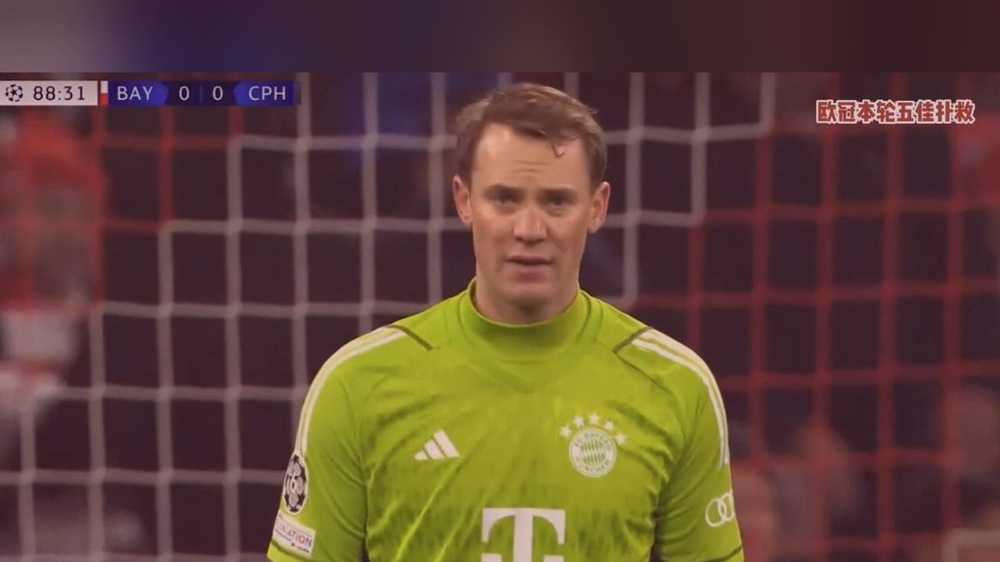
#> input picture photos/1.jpg, 1000 x 562 px, shrunk from 1600 x 900 before the run; its folder holds only this picture in this run
$ python facecheck.py
#> lines starting #> are read from the running program, lines starting #| are printed output that depends on the picture
"""
Measure how much headroom each backdrop photo actually has.

The page crops a 16:9 photo to a wider window and aligns it to the top, so what
matters is the space between the subject's head and the top edge of the photo.
This walks every photos/<n>.jpg, finds the largest face, estimates the crown
(hair sits above the detected face box) and reports the ratio — plus whether the
face is cut off entirely.

Usage: C:\\miniconda\\python.exe tools/facecheck.py [minRatio]
"""
import json
import os
import sys

import cv2
import numpy as np


def imread_unicode(path):
    """cv2.imread cannot open non-ASCII paths (this workspace is Chinese)."""
#> called with path = 'photos/1.jpg'
    data = np.fromfile(path, dtype=np.uint8)
    if data.size == 0:
        return None
    return cv2.imdecode(data, cv2.IMREAD_COLOR)
#> returned value is the input picture: shape (562, 1000, 3); mean B, G, R 55.8, 68.4, 95.4

ROOT = os.path.dirname(os.path.dirname(os.path.abspath(__file__)))
PHOTOS = os.path.join(ROOT, "photos")
TARGET = float(sys.argv[1]) if len(sys.argv) > 1 else 0.14

cascade = cv2.CascadeClassifier(
    os.path.join(cv2.data.haarcascades, "haarcascade_frontalface_default.xml")
)
if cascade.empty():
    raise SystemExit("face cascade failed to load")

profile = cv2.CascadeClassifier(
    os.path.join(cv2.data.haarcascades, "haarcascade_profileface.xml")
)

numbers = sorted(
    int(name[:-4]) for name in os.listdir(PHOTOS)
    if name.endswith(".jpg") and name[:-4].isdigit()
)

results = {}
print(f"{'#':>3}  {'faces':>5}  {'crown@':>7}  {'verdict'}")
print("-" * 52)

for number in numbers:
    path = os.path.join(PHOTOS, f"{number}.jpg")
    image = imread_unicode(path)
    if image is None:
        continue
    height, width = image.shape[:2]
#> height = 562; width = 1000
    gray = cv2.cvtColor(image, cv2.COLOR_BGR2GRAY)
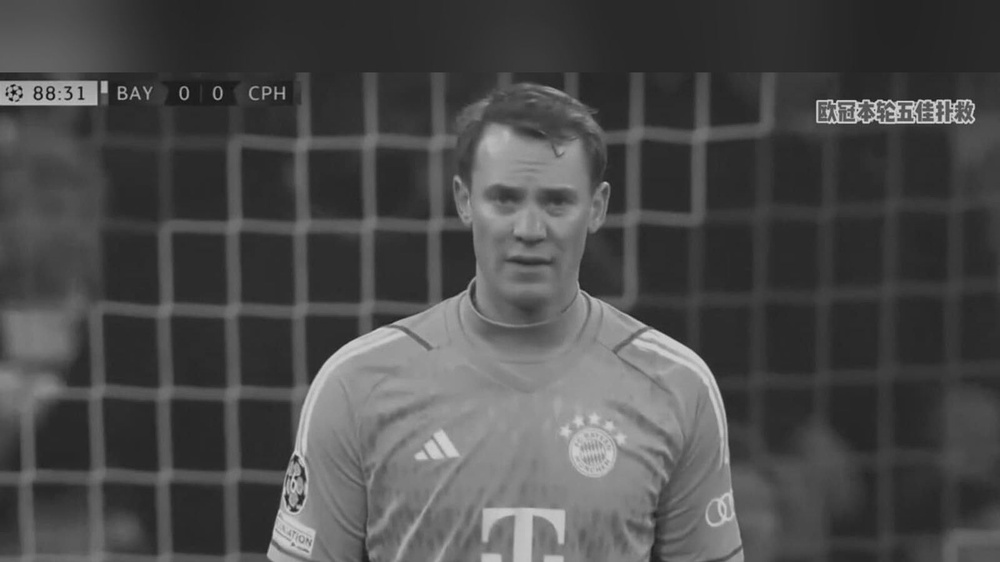
#> gray: shape (562, 1000); min 10, max 221, mean 75.1
    gray = cv2.equalizeHist(gray)
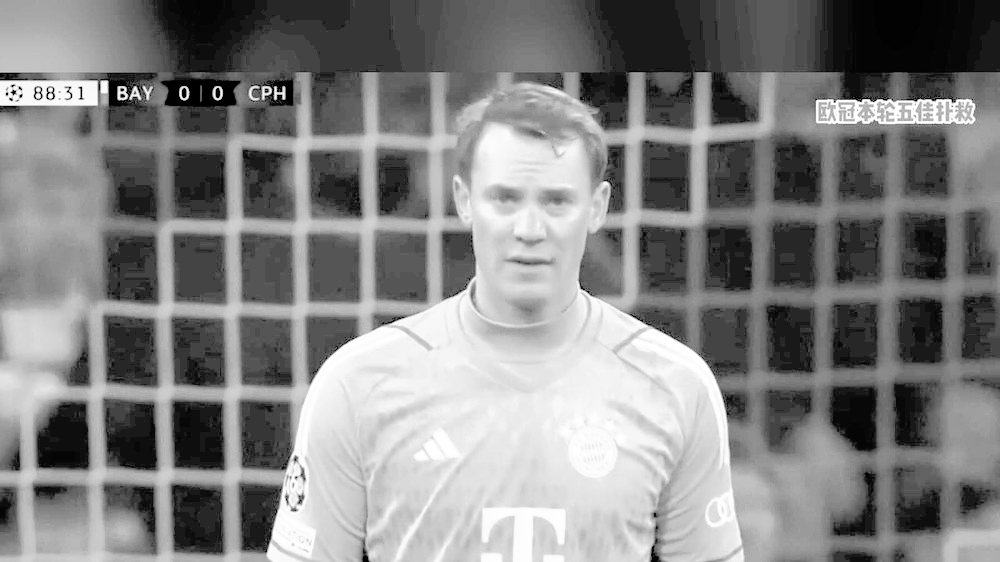
#> gray: shape (562, 1000); min 0, max 255, mean 129.9

    boxes = list(cascade.detectMultiScale(gray, scaleFactor=1.08, minNeighbors=5, minSize=(70, 70)))
#> boxes = [[451, 140, 160, 160]]
    kind = "frontal"
    if len(boxes) == 0 and not profile.empty():
        boxes = list(profile.detectMultiScale(gray, scaleFactor=1.08, minNeighbors=5, minSize=(70, 70)))
        kind = "profile"

    if len(boxes) == 0:
        results[str(number)] = {"faces": 0, "headroom": None, "verdict": "no-face"}
        print(f"{number:>3}  {0:>5}  {'-':>7}  NO FACE DETECTED")
        continue

    x, y, w, h = max(boxes, key=lambda box: box[2] * box[3])
#> x = 451; y = 140; w = 160; h = 160
    # A haar box starts around the eyebrows; the crown is roughly 0.35h above it.
    crown_y = max(0, y - int(h * 0.35))
#> crown_y = 84
    headroom = crown_y / height
#> headroom = 0.149
    if headroom >= TARGET:
        verdict = "ok"
    elif headroom >= 0.07:
        verdict = "tight"
    else:
        verdict = "cut"
    results[str(number)] = {
        "faces": len(boxes),
        "kind": kind,
        "box": [int(x), int(y), int(w), int(h)],
        "headroom": round(headroom, 4),
        "verdict": verdict,
    }
    print(f"{number:>3}  {len(boxes):>5}  {headroom * 100:6.1f}%  {verdict.upper()} ({kind})")
#|   1      1    14.9%  OK (frontal)

with open(os.path.join(ROOT, "docs", "facecheck.json"), "w", encoding="utf-8") as sink:
    json.dump({"target": TARGET, "photos": results}, sink, ensure_ascii=False, indent=2)

bad = [n for n, r in results.items() if r["verdict"] in ("cut", "tight", "no-face")]
#> bad = []
print("\ntarget headroom: %.0f%%" % (TARGET * 100))
print("needs attention:", ", ".join(sorted(bad, key=int)) or "none")
#| needs attention: none

$ run again, on photos/17.jpg
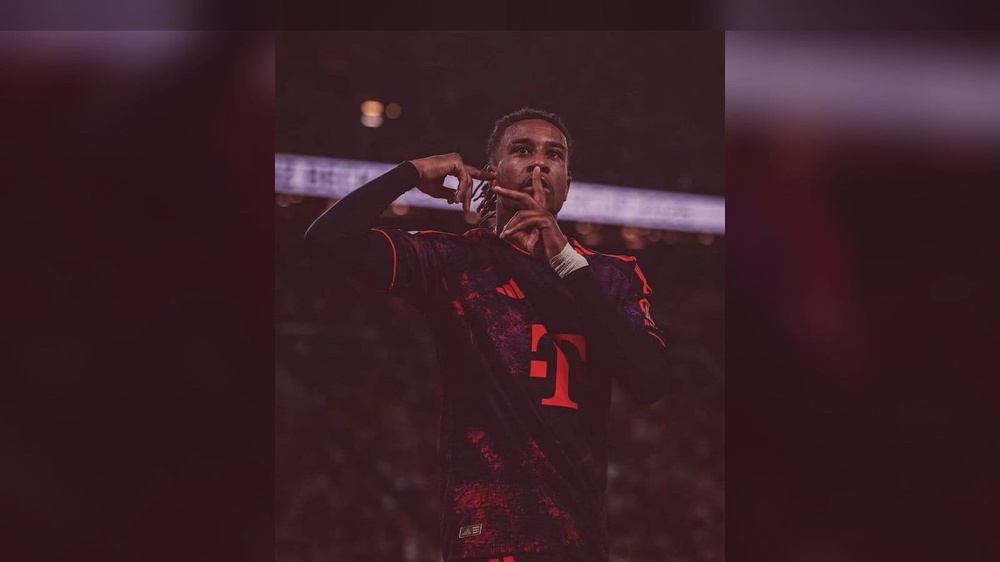
#> input picture photos/17.jpg, 1000 x 562 px, shrunk from 1600 x 900 before the run
#> in imread_unicode, returned value is the input picture: shape (562, 1000, 3); mean B, G, R 37.4, 30.2, 57.3
#> `gray = cv2.cvtColor(image, cv2.COLOR_BGR2GRAY)`:
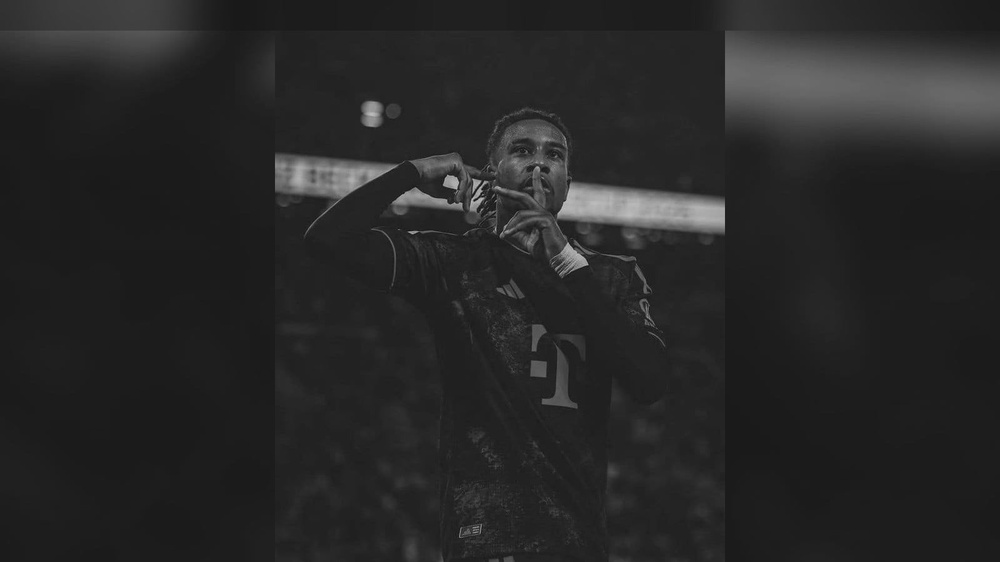
#> gray: shape (562, 1000); min 15, max 191, mean 39.3
#> `gray = cv2.equalizeHist(gray)`:
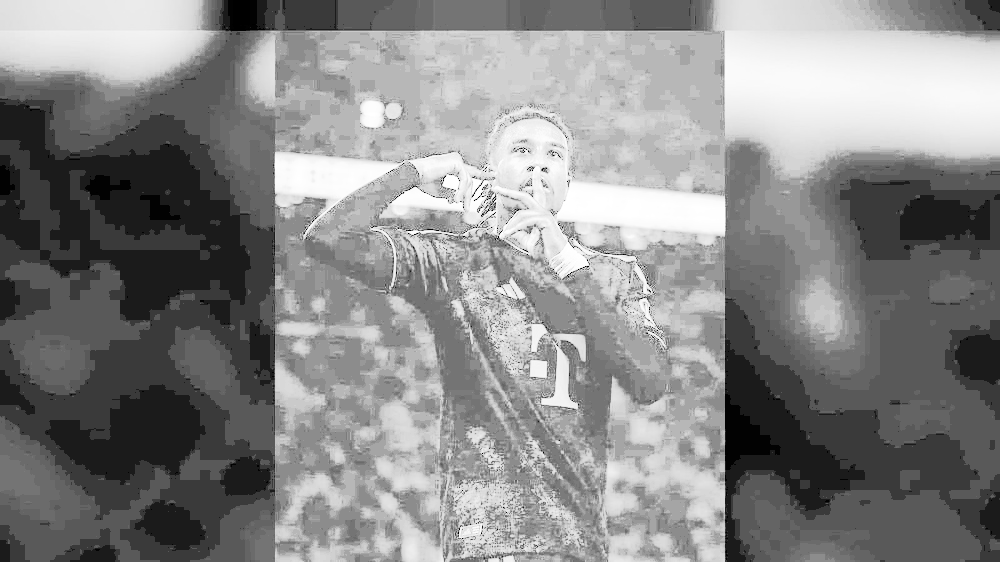
#> gray: shape (562, 1000); min 0, max 255, mean 135.5
#> boxes = [[490, 114, 94, 94]]
#> x = 490; y = 114; w = 94
#> crown_y = 82
#> headroom = 0.146
#|  17      1    14.6%  OK (frontal)
#> bad = []
#| needs attention: none

$ run again, on photos/19.jpg
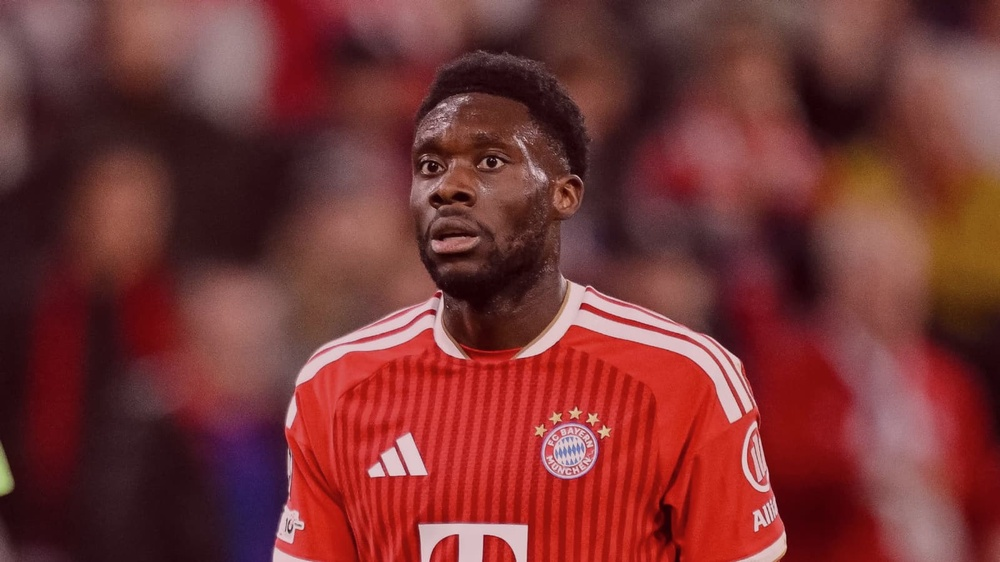
#> input picture photos/19.jpg, 1000 x 562 px, shrunk from 1600 x 900 before the run
#> in imread_unicode, returned value is the input picture: shape (562, 1000, 3); mean B, G, R 52.7, 53, 118.4
#> `gray = cv2.cvtColor(image, cv2.COLOR_BGR2GRAY)`:
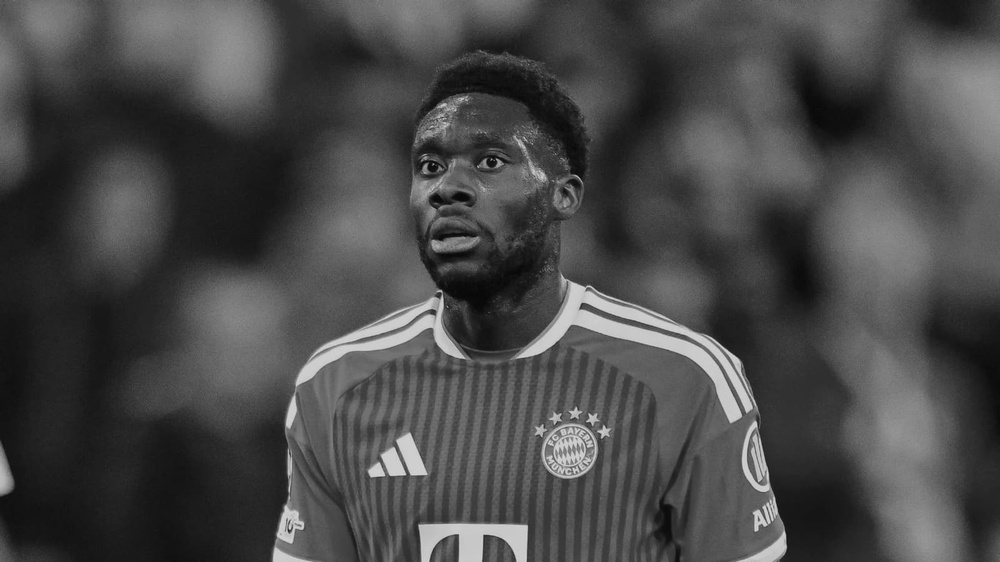
#> gray: shape (562, 1000); min 7, max 218, mean 72.5
#> `gray = cv2.equalizeHist(gray)`:
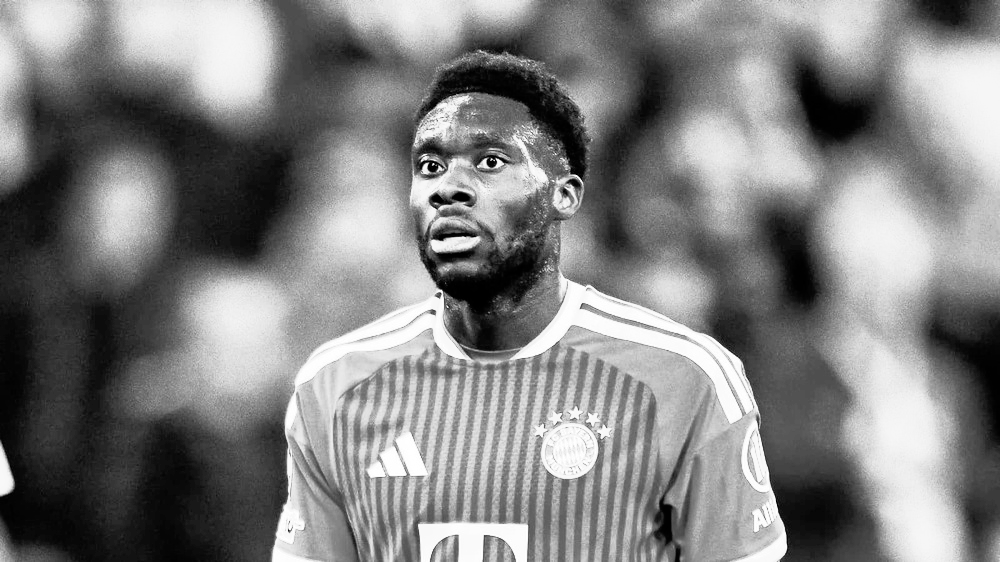
#> gray: shape (562, 1000); min 0, max 255, mean 128.6
#> boxes = [[359, 82, 189, 189]]
#> x = 359; y = 82; w = 189
#> crown_y = 16
#> headroom = 0.0285
#|  19      1     2.8%  CUT (frontal)
#> bad = ['19']
#| needs attention: 19

$ run again, on photos/2.jpg
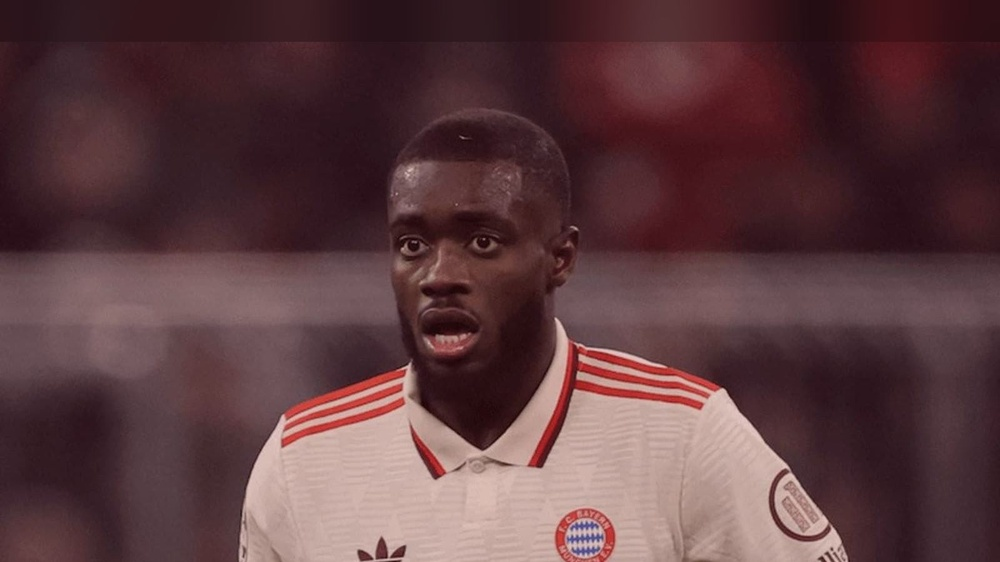
#> input picture photos/2.jpg, 1000 x 562 px, shrunk from 1600 x 900 before the run
#> in imread_unicode, returned value is the input picture: shape (562, 1000, 3); mean B, G, R 64.1, 60.5, 92.1
#> `gray = cv2.cvtColor(image, cv2.COLOR_BGR2GRAY)`:
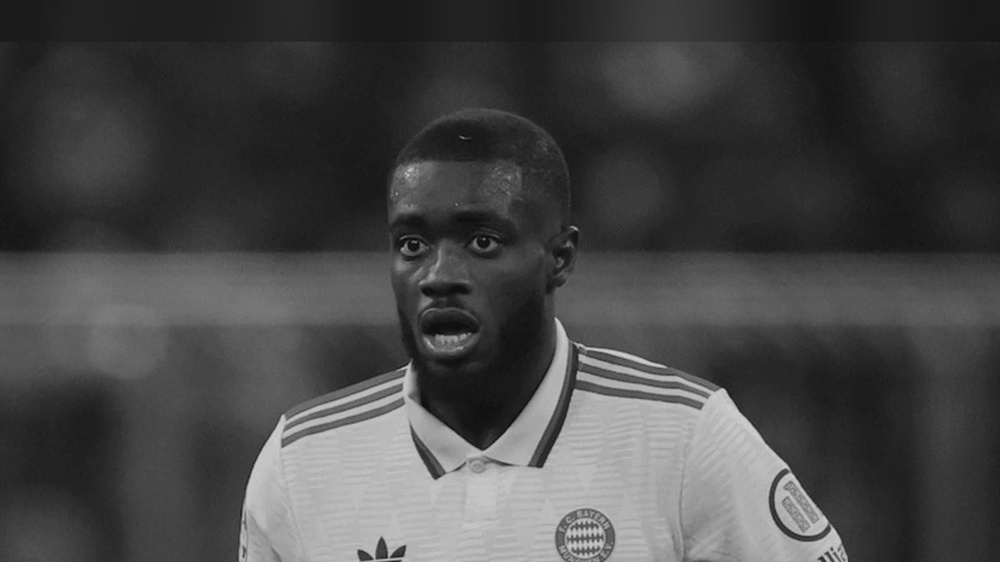
#> gray: shape (562, 1000); min 8, max 211, mean 70.4
#> `gray = cv2.equalizeHist(gray)`:
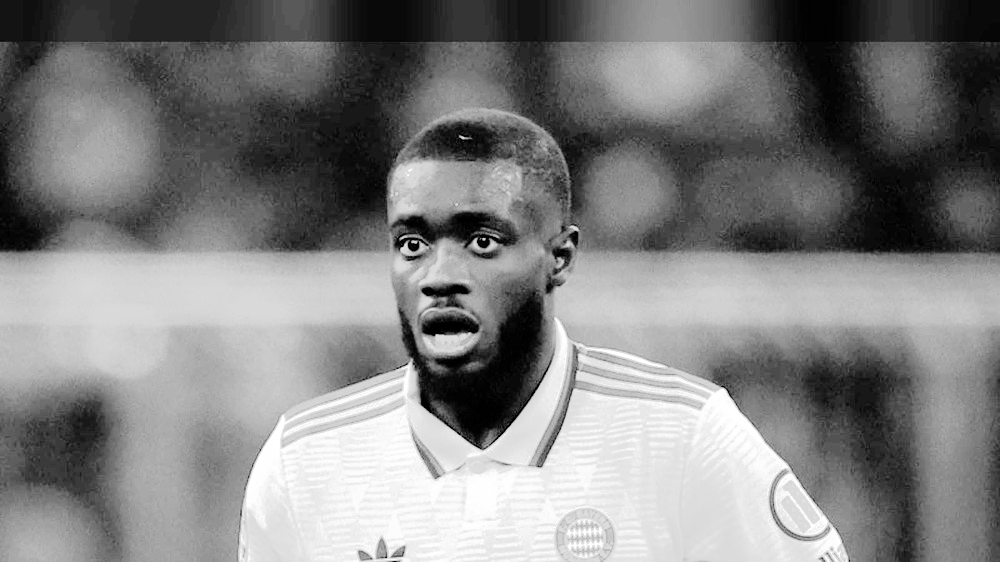
#> gray: shape (562, 1000); min 0, max 255, mean 129.1
#> boxes = [[343, 156, 210, 210]]
#> x = 343; y = 156; w = 210
#> crown_y = 83
#> headroom = 0.148
#|   2      1    14.8%  OK (frontal)
#> bad = []
#| needs attention: none

$ run again, on photos/10.jpg
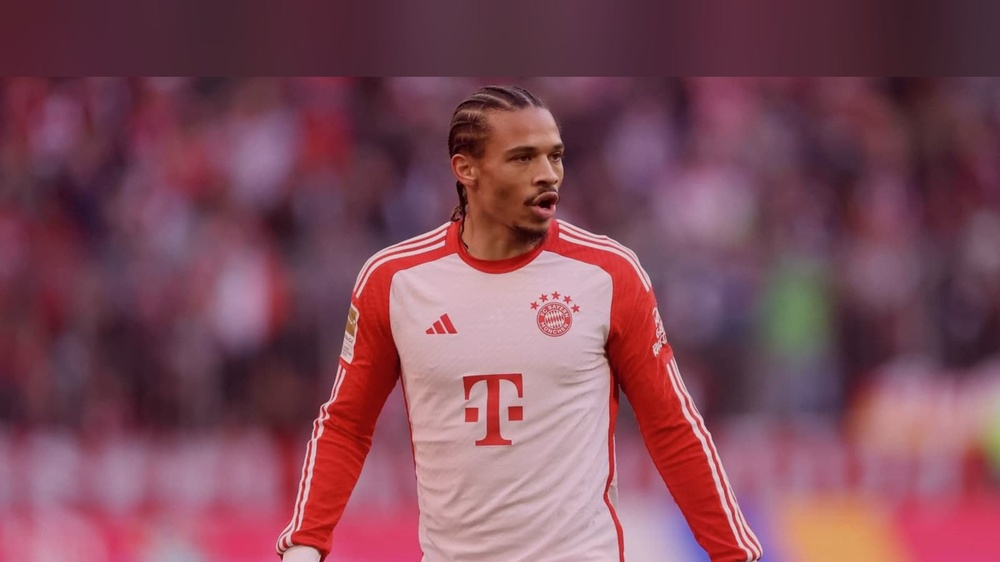
#> input picture photos/10.jpg, 1000 x 562 px, shrunk from 1600 x 900 before the run
#> in imread_unicode, returned value is the input picture: shape (562, 1000, 3); mean B, G, R 90, 75.6, 127.4
#> `gray = cv2.cvtColor(image, cv2.COLOR_BGR2GRAY)`:
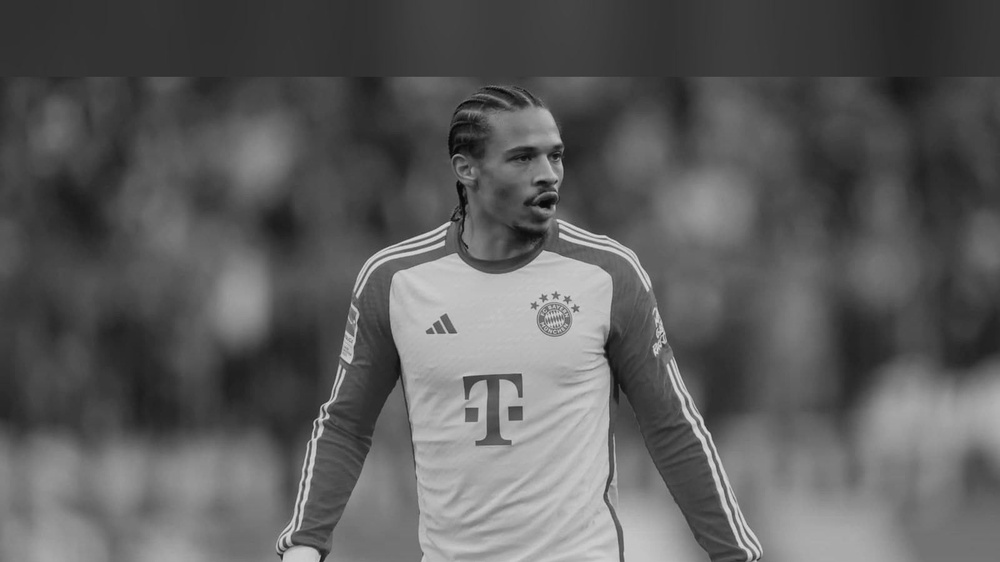
#> gray: shape (562, 1000); min 8, max 217, mean 92.7
#> `gray = cv2.equalizeHist(gray)`:
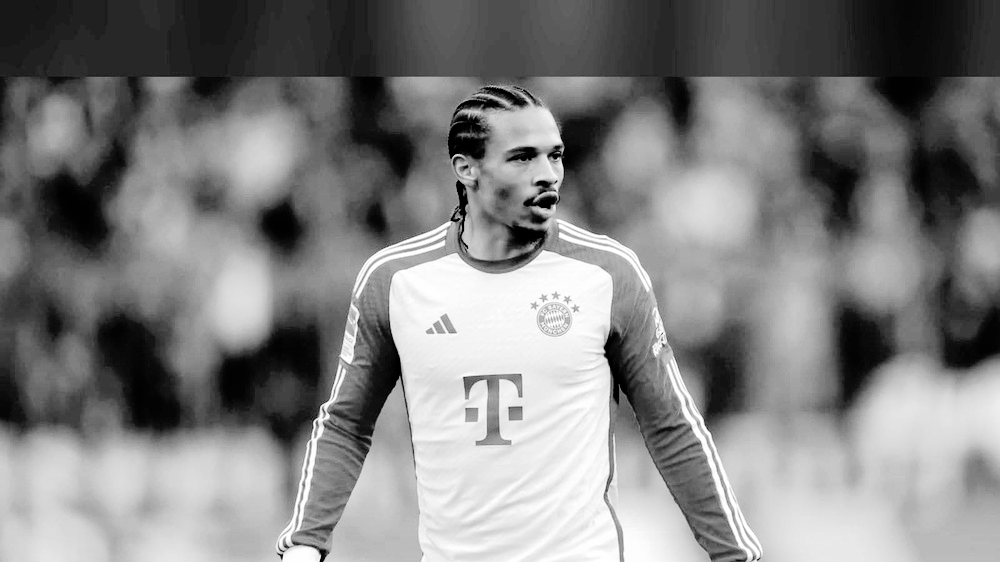
#> gray: shape (562, 1000); min 0, max 255, mean 128.6
#> boxes = [[490, 119, 100, 100]]
#> x = 490; y = 119; w = 100
#> crown_y = 84
#> headroom = 0.149
#|  10      1    14.9%  OK (frontal)
#> bad = []
#| needs attention: none
